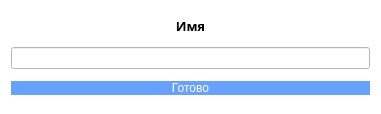
<?xml version="1.0" encoding="UTF-8"?>
<ui version="4.0">
 <class>user</class>
 <widget class="QWidget" name="user">
  <property name="geometry">
   <rect>
    <x>0</x>
    <y>0</y>
    <width>381</width>
    <height>114</height>
   </rect>
  </property>
  <property name="windowTitle">
   <string>Form</string>
  </property>
  <property name="styleSheet">
   <string notr="true">QWidget{
	background-color: white
}
</string>
  </property>
  <layout class="QVBoxLayout" name="verticalLayout">
   <item>
    <widget class="QLabel" name="label">
     <property name="sizePolicy">
      <sizepolicy hsizetype="Preferred" vsizetype="Maximum">
       <horstretch>0</horstretch>
       <verstretch>0</verstretch>
      </sizepolicy>
     </property>
     <property name="font">
      <font>
       <family>Sitka Text Semibold</family>
       <pointsize>10</pointsize>
       <bold>true</bold>
      </font>
     </property>
     <property name="text">
      <string>Имя</string>
     </property>
     <property name="alignment">
      <set>Qt::AlignmentFlag::AlignCenter</set>
     </property>
    </widget>
   </item>
   <item>
    <widget class="QLineEdit" name="lineEdit"/>
   </item>
   <item>
    <widget class="QPushButton" name="continue_button">
     <property name="cursor">
      <cursorShape>ArrowCursor</cursorShape>
     </property>
     <property name="styleSheet">
      <string notr="true">QPushButton { background-color: #66a1ff; border: none; color: white;}</string>
     </property>
     <property name="text">
      <string>Готово</string>
     </property>
    </widget>
   </item>
  </layout>
 </widget>
 <resources/>
 <connections/>
</ui>
